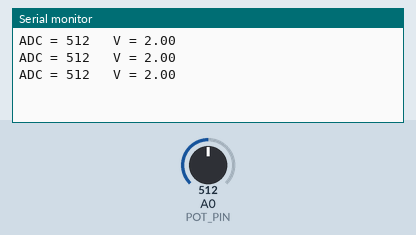
Simulated run of this sketch. Board: Arduino Uno, built with avr-gcc and run on an emulated ATmega328P. On the bench: the last lines printed to the serial monitor. Inputs (shaded band) come from the test bench; at power-on: A0 (POT_PIN) = 512.

Above: at 1.3 s.
1.4 s: A0 (POT_PIN) set to 716
At 1.9 s:
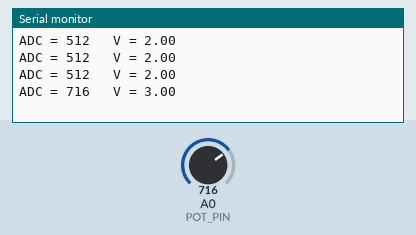
2.9 s: A0 (POT_PIN) set to 900
At 3.4 s:
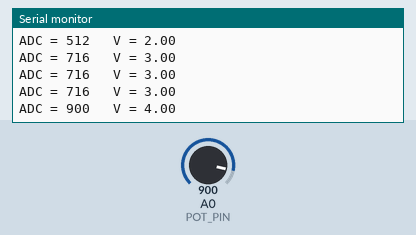
Timing chart, 0 to 5.9 s (numbered marks = the images above; inputs shaded):
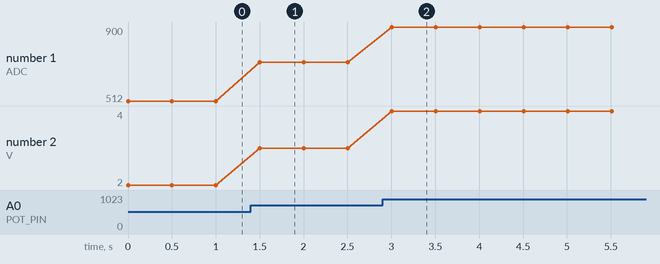

The sketch:

an_b.ino
```cpp
// ตัวอย่างที่ 4.1 อ่านค่า potentiometer ที่ขา A0 แล้วแปลงเป็นแรงดัน
const int POT_PIN = A0;

void setup() {
  Serial.begin(9600);               // ขาอนาล็อกไม่ต้องใช้ pinMode()
}

void loop() {
  int adc = analogRead(POT_PIN);    // ได้ค่า 0 ถึง 1023
  float volt = adc * 5 / 1023;      // ลืมใส่ .0
  Serial.print("ADC = ");
  Serial.print(adc);
  Serial.print("   V = ");
  Serial.println(volt);
  delay(500);
}
```

Measured:
- after the input at 1.4 s, the serial monitor: prints a new line after 0.10 s (image 1)
- after the input at 2.9 s, the serial monitor: prints a new line after 0.10 s (image 2)
- plotted number 1: 512 → 716 after the input at 1.4 s, 716 → 900 after the input at 2.9 s
- plotted number 2: 2 → 3 after the input at 1.4 s, 3 → 4 after the input at 2.9 s
